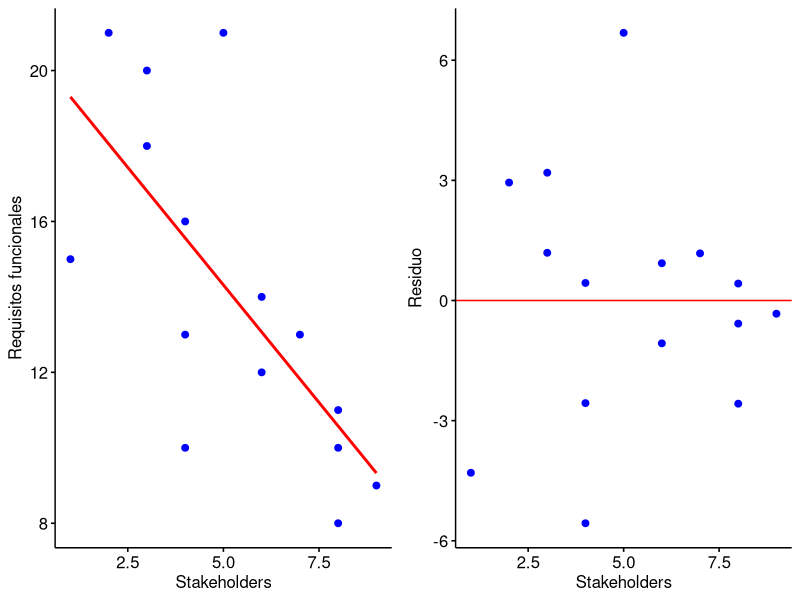

Recreate this plot in R.
library(ggpubr)

# Crear los datos originales.
requisitos <- c(11, 10, 12, 14, 8, 13, 18, 15, 20, 16, 21, 13, 10, 9, 21)
stakeholders <- c(8, 8, 6, 6, 8, 7, 3, 1, 3, 4, 5, 4, 4, 9, 2)
datos <- data.frame(requisitos, stakeholders)

# Ajustar modelo.
modelo <- lm(requisitos ~ stakeholders, data = datos)
print(summary(modelo))

# Graficar el modelo.
p <- ggscatter(
  datos, x = "stakeholders", y = "requisitos", color = "blue", fill = "blue",
  xlab = "Stakeholders", ylab = "Requisitos funcionales")

p <- p + geom_smooth(method = lm, se = FALSE, colour = "red")

# Graficar los residuos.
b_1 <- modelo$coefficients[2]
b_0 <- modelo$coefficients[1]
residuos <- datos[["requisitos"]] - (b_1 * datos[["stakeholders"]] + b_0)
datos <- data.frame(datos, residuos)

r <- ggscatter(datos, x = "stakeholders", y = "residuos", color = "blue",
               fill = "blue", xlab = "Stakeholders", ylab = "Residuo")

r <- r + geom_hline(yintercept = 0, colour = "red")

g <- ggarrange(p, r, ncol = 2, nrow = 1)
print(g)

# Verificar normalidad de los residuos.
cat("Prueba de normalidad para los residuos\n")
print(shapiro.test(datos$residuos))